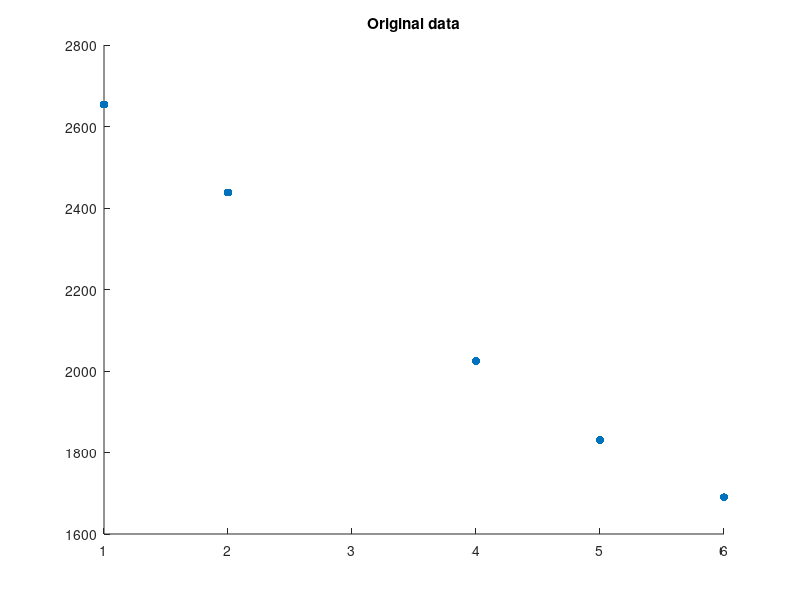

MATLAB code to generate this figure: (Note: this script raises an error after producing the figure.)
clc, clearvars, close all

net = [2654; 2438; 2024; 1831; 1690];
wat_cm = [1; 2; 4; 5; 6];

figure(1);
hold on;
scatter(wat_cm, net, 'filled');
title("Original data");
f = fit(wat_cm, net, 'exp1');
plot(f, wat_cm, net);
disp(f);
xlabel("water thickness [cm]");
ylabel("NET measurements");
wat_coeff = 0.09158;
 
%alternate way
% net = I0*exp(-c*wat_cm) => c = -log(net/I0)/wat_cm
c12 = -log(net(2)/net(1));
c13 = -log(net(3)/net(1))/3;
c14 = -log(net(4)/net(1))/4;
c15 = -log(net(5)/net(1))/5;
c23 = -log(net(3)/net(2))/2;
c24 = -log(net(4)/net(2))/3;
c25 = -log(net(5)/net(2))/4;
c34 = -log(net(4)/net(3));
c35 = -log(net(5)/net(3))/2;
c45 = -log(net(5)/net(4));

alt_wat_coeff = (c12+c13+c14+c15+c23+c24+c25+c34+c35+c45) / 10;

%computation of the actual water coefficient from book
%supposing there is a linear regression model of 1st degree that fits the
%coeff - gamma energy data
a = 600;
a_coeff = 0.0896;
b = 800;
b_coeff = 0.0786;
linear_coeff = (a_coeff - b_coeff) / (a - b);
act_wat_coeff = a_coeff + linear_coeff*(662-a); % first-draft interpolation, superseded below
act_wat_coeff = 0.0896; % reference value at 662 keV, as derived in the report



fprintf("Deviation from actual value: %d\n", wat_coeff-act_wat_coeff);
